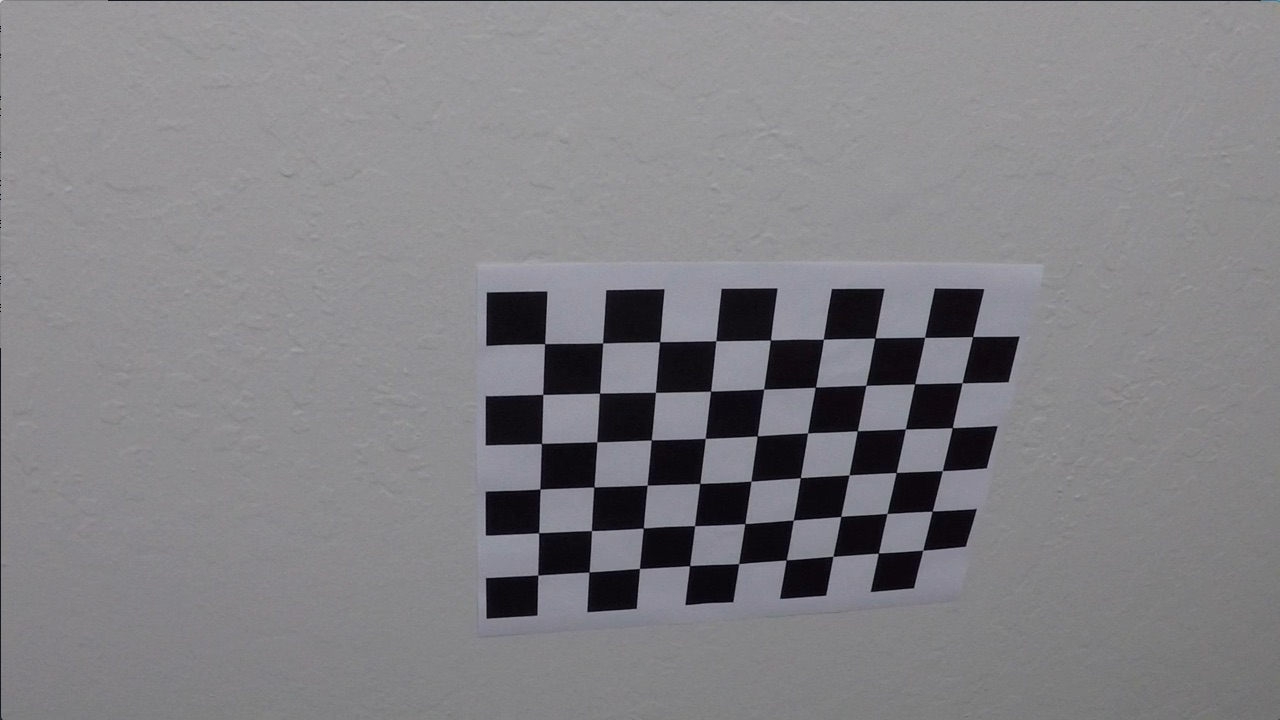
#> input picture camera_cal/calibration10.jpg, 1280 x 720 px; its folder holds only this picture in this run
$ jupyter execute --allow-errors project.ipynb   (shell and % lines are left out)   (older library calls are emulated)
#> lines starting #> are read from the running program, lines starting #| are printed output that depends on the picture
## Advanced Lane Finding Project

The goals / steps of this project are the following:

* Compute the camera calibration matrix and distortion coefficients given a set of chessboard images.
* Apply a distortion correction to raw images.
* Use color transforms, gradients, etc., to create a thresholded binary image.
* Apply a perspective transform to rectify binary image ("birds-eye view").
* Detect lane pixels and fit to find the lane boundary.
* Determine the curvature of the lane and vehicle position with respect to center.
* Warp the detected lane boundaries back onto the original image.
* Output visual display of the lane boundaries and numerical estimation of lane curvature and vehicle position.

## Step by Step process for debugging and illustration

## First, I'll compute the camera calibration using chessboard images

[cell 1]
import numpy as np
import cv2
import glob
import matplotlib.pyplot as plt
from tqdm import tqdm
from Line import *
import random


# prepare object points, like (0,0,0), (1,0,0), (2,0,0) ....,(6,5,0)
objp = np.zeros((6*9,3), np.float32)
objp[:,:2]= np.mgrid[0:9,0:6].T.reshape(-1,2)


# Arrays to store object points and image points from all the images.
objpoints = []# 3d points in real world space
imgpoints = []# 2d points in image plane.

# Make a list of calibration images
images = glob.glob('camera_cal/calibration*.jpg')

test_imgs = []

# camera calibration results
cameraMatrix = None
calibrate = None


# Step through the list and search for chessboard corners
for i, fname in enumerate(tqdm(images)):
    img = cv2.imread(fname)
#> img is the input picture: shape (720, 1280, 3); mean B, G, R 133.1, 129.4, 130.2
    test_imgs.append(img)
    gray = cv2.cvtColor(img,cv2.COLOR_BGR2GRAY)

    # Find the chessboard corners
    ret, corners = cv2.findChessboardCorners(gray, (9,6),None)
#> ret = True; corners = 54 rows, first 8: [545.3, 343.1], [602.7, 342.8], [660.1, 341.3], [715.8, 340.7], [770.6, 340], [823.5, 339.2], [874.3, 338.5], [925.1, 337.4]

    # If found, add object points, image points
    if ret == True:
        objpoints.append(objp)
        imgpoints.append(corners)

# calculate the camera matrix and calibration parameters using all the corners found in the 20 calibration images
retval, cameraMatrix, calibrate, rvecs, tvecs = cv2.calibrateCamera(objpoints, imgpoints, gray.shape[::-1], None, None)
#> retval = 0.68; cameraMatrix = [[1143.7, 0, 681.7], [0, 1109.2, 367.7], [0, 0, 1]]; calibrate = [[-0.515, 2.99, -0.00876, 0.00937, 1.41]]; rvecs = ([0.451, -0.252, 0.0361],); tvecs = ([-2.31, -0.422, 19.12],)

## Step 2. Calculate the Distortion and Undistort the Images

[cell 2]
# This function does all the work required to undistort images
def cal_undistort(img):
    gray = cv2.cvtColor(img,cv2.COLOR_BGR2GRAY)
    undist = cv2.undistort(img, cameraMatrix, calibrate, None, cameraMatrix)
    return undist


# All the codes below in this block are testing codes for the undistort function

# Read in an image
#test_img = test_imgs[0]
test_img = cv2.imread("test_images/test2.jpg")
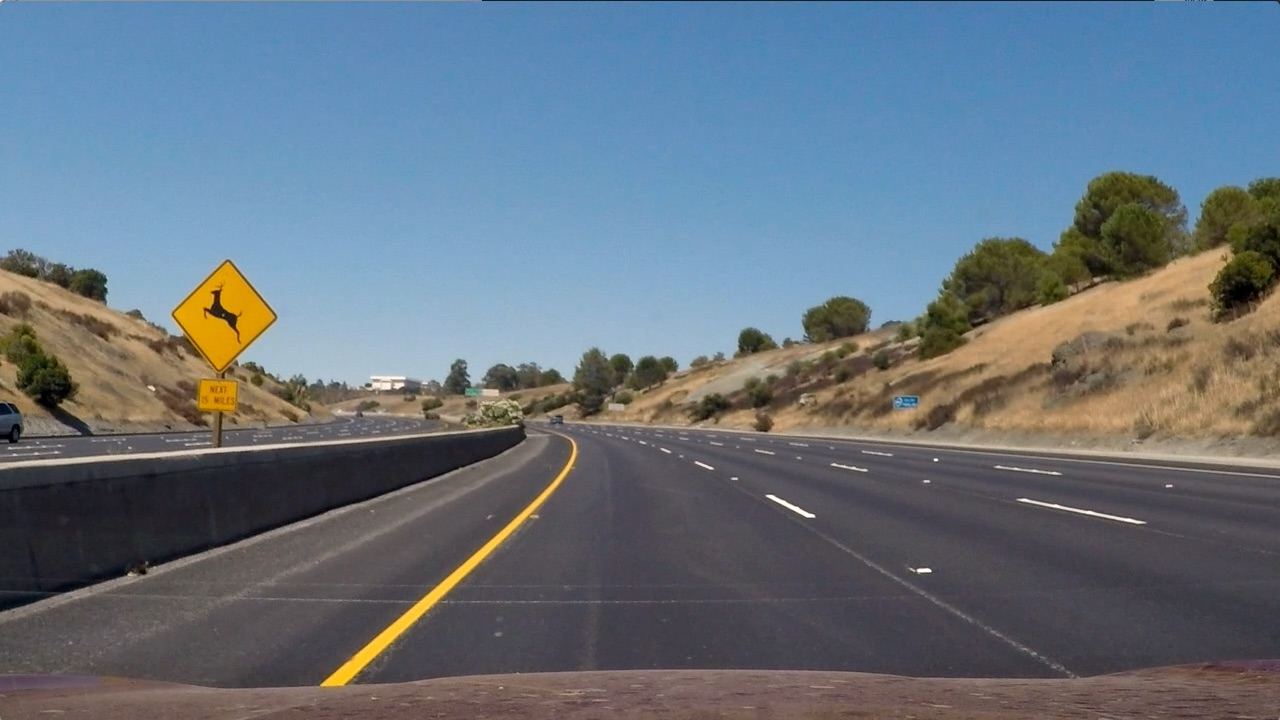
#> input picture test_images/test2.jpg, 1280 x 720 px
#> test_img is the input picture: shape (720, 1280, 3); mean B, G, R 125.5, 114.6, 102.8
test_img = cv2.resize(test_img, (1280, 720))

test_img_chessboard = cv2.imread("camera_cal/calibration1.jpg")


# Jupyter notebook somewhat messed up with the color channel and display the image in BGR
# But the file output is fine
undistorted = cal_undistort(test_img.copy())
cv2.imwrite("output_images/undistortion.jpg",undistorted)
#> (the rest of this cell did not finish here and is left out)

## Step 3. Use gradients to create a thresholded binary image.

[cell 3]
# filter the image using absolute sobel gradient in either x or y axis
def abs_sobel_thresh(img, orient='x', sobel_kernel=3, thresh=(0, 255)):
    # Convert to grayscale
    gray = cv2.cvtColor(img, cv2.COLOR_RGB2GRAY)
    # Apply x or y gradient with the OpenCV Sobel() function
    # and take the absolute value
    if orient == 'x':
        abs_sobel = np.absolute(cv2.Sobel(gray, cv2.CV_64F, 1, 0))
    if orient == 'y':
        abs_sobel = np.absolute(cv2.Sobel(gray, cv2.CV_64F, 0, 1))
    # Rescale back to 8 bit integer
    scaled_sobel = np.uint8(255*abs_sobel/np.max(abs_sobel))
    # Create a copy and apply the threshold
    binary_output = np.zeros_like(scaled_sobel)
    # Here I'm using inclusive (>=, <=) thresholds, but exclusive is ok too
    binary_output[(scaled_sobel >= thresh[0]) & (scaled_sobel <= thresh[1])] = 1

    # Return the result
    return binary_output

[cell 4]
# filter the image using the magnitude of the sobel gradient
def mag_thresh(image, sobel_kernel=3, mag_thresh=(0, 255)):
    # Apply the following steps to img
    # 1) Convert to grayscale
    gray = cv2.cvtColor(image, cv2.COLOR_RGB2GRAY)
    # 2) Take the gradient in x and y separately
    sobelx = cv2.Sobel(gray, cv2.CV_64F, 1, 0, ksize = sobel_kernel)
    sobely = cv2.Sobel(gray, cv2.CV_64F, 0, 1, ksize = sobel_kernel)
    # 3) Calculate the magnitude
    mag = np.sqrt(sobelx**2 + sobely**2)
    # 4) Scale to 8-bit (0 - 255) and convert to type = np.uint8
    scaled_sobel = np.uint8(mag / np.max(mag) * 255)
    # 5) Create a binary mask where mag thresholds are met
    binary_output = np.zeros_like(scaled_sobel)
    binary_output[(scaled_sobel > mag_thresh[0]) & (scaled_sobel < mag_thresh[1])] = 1
    # 6) Return this mask as your binary_output image
    #binary_output = np.copy(img) # Remove this line
    return binary_output

[cell 5]
# filter the image using the direction of the sobel gradient
def dir_threshold(image, sobel_kernel=3, thresh=(0, np.pi/2)):
    # Apply the following steps to img
    # 1) Convert to grayscale
    gray = cv2.cvtColor(image, cv2.COLOR_RGB2GRAY)
    # 2) Take the gradient in x and y separately
    sobelx = cv2.Sobel(gray, cv2.CV_64F, 1, 0, ksize = sobel_kernel)
    sobely = cv2.Sobel(gray, cv2.CV_64F, 0, 1, ksize = sobel_kernel)
    # 3) Take the absolute value of the x and y gradients
    abs_sobelx = np.absolute(sobelx)
    abs_sobely = np.absolute(sobely)
    # 4) Use np.arctan2(abs_sobely, abs_sobelx) to calculate the direction of the gradient
    direction = np.arctan2(abs_sobely, abs_sobelx)
    # 5) Create a binary mask where direction thresholds are met
    binary_output = np.zeros_like(direction)
    binary_output[(direction > thresh[0]) & (direction < thresh[1])] = 1
    # 6) Return this mask as your binary_output image
    #binary_output = np.copy(img) # Remove this line
    return binary_output

[cell 6]
def gradient_threshold(img):
    # Choose a Sobel kernel size
    ksize = 3 # Choose a larger odd number to smooth gradient measurements

    # Apply each of the thresholding functions
    gradx = abs_sobel_thresh(img, orient='x', sobel_kernel=ksize, thresh=(30, 150))
    grady = abs_sobel_thresh(img, orient='y', sobel_kernel=ksize, thresh=(30, 150))
    mag_binary = mag_thresh(img, sobel_kernel=ksize, mag_thresh=(45, 255))
    dir_binary = dir_threshold(img, sobel_kernel=ksize, thresh=(-1.3, 1.3))

    combined = np.zeros_like(dir_binary)
    # Choosing the pixels that are either chosen by both x and y absolute sobel filter,
    # or by both magnitude and directional sobel filters
    combined[((gradx == 1) & (grady == 1)) | ((mag_binary == 1) & (dir_binary == 1))] = 1

    return combined

[cell 7]
# Testing block for sobel image gradient thresholds

#test_img = cv2.imread("test_images/signs_vehicles_xygrad.png")
test_img = cv2.imread("test_images/test6.jpg") # works on straight lines, test 1, 4, 5 needs to be done in color filter
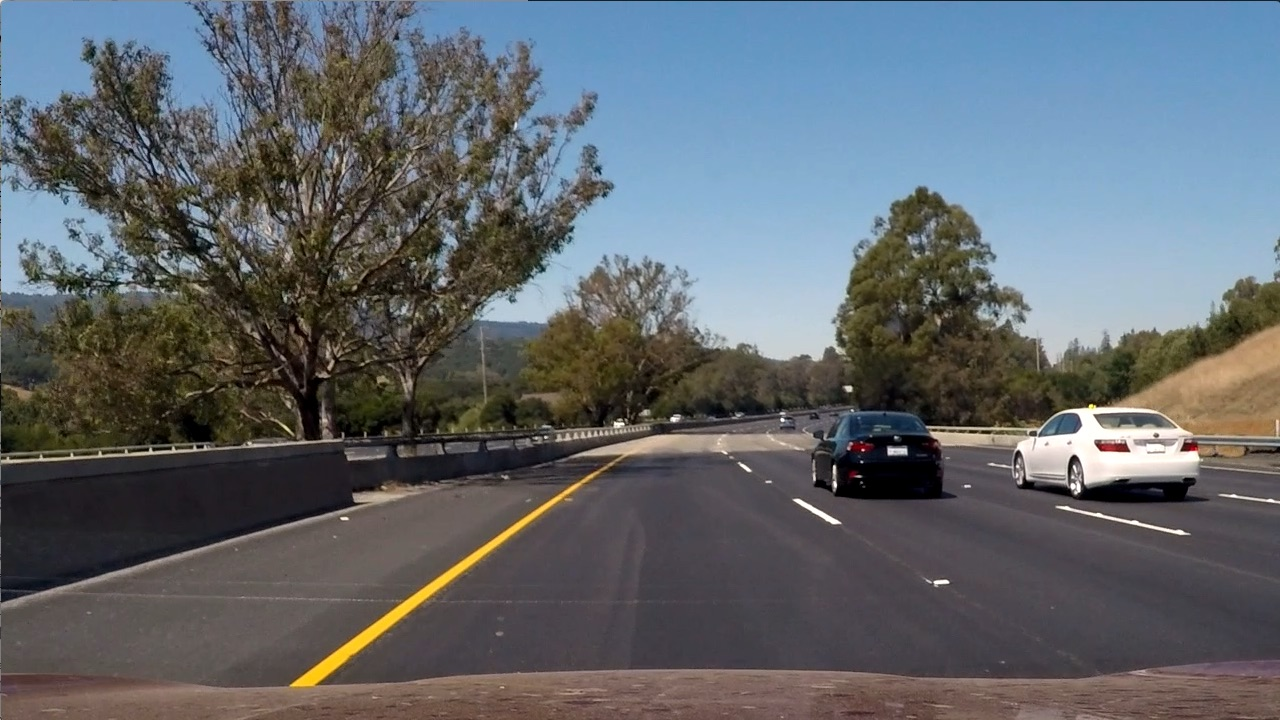
#> input picture test_images/test6.jpg, 1280 x 720 px
#> test_img is the input picture: shape (720, 1280, 3); mean B, G, R 107.9, 102.6, 97
test_img = cv2.resize(test_img, (1280, 720))
test_img = cal_undistort(test_img.copy()) # need to apply step 2 here


combined = gradient_threshold(test_img)
#> in gradient_threshold, `gradx = abs_sobel_thresh(img, orient='x', sobel_kernel=ksize, thresh=(..`:
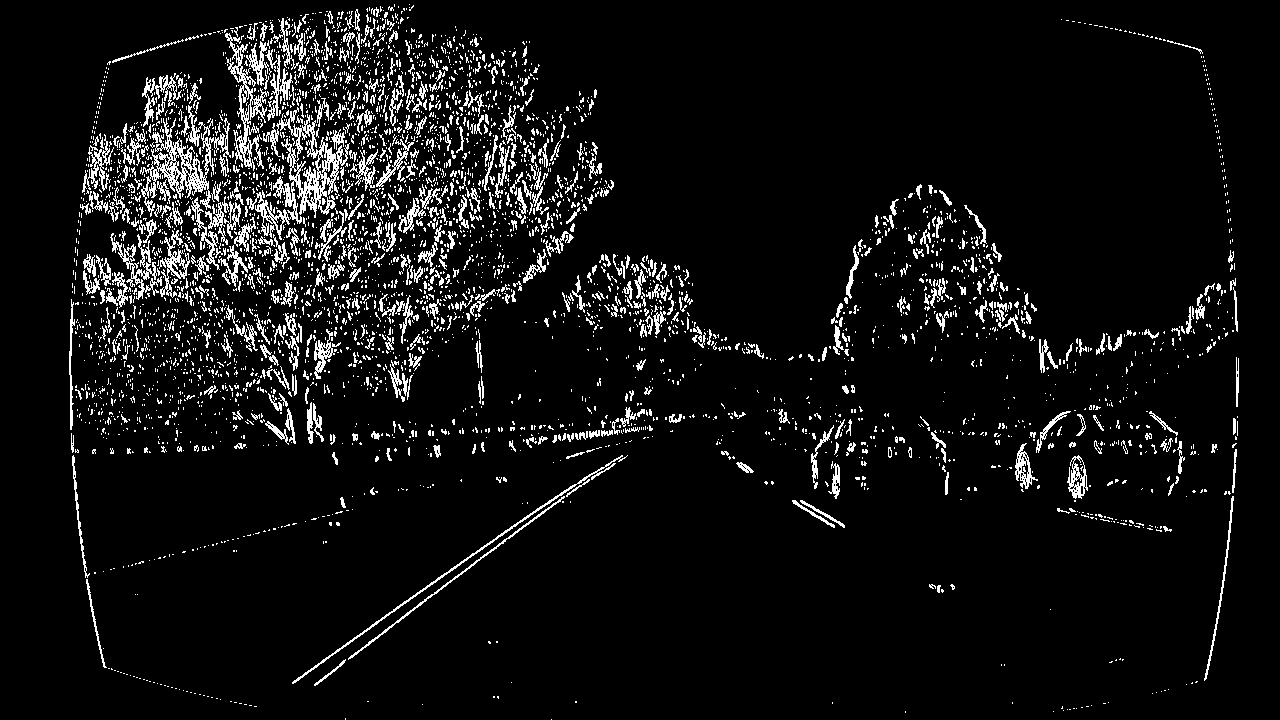
#> gradx: shape (720, 1280); values 0 (black) and 1 (white), 6.9% white in thin lines or dots
#> combined: shape (720, 1280) float64; values 0 (black) and 1 (white), 5.5% white in thin lines or dots

# Plot the result
# Again, this looks weird, but the result is correct
f, (ax1, ax2) = plt.subplots(1, 2, figsize=(24, 9))
f.tight_layout()
ax1.imshow(test_img)
ax1.set_title('Original Image', fontsize=50)
ax2.imshow(combined, cmap='gray')
ax2.set_title('Thresholded Grad. Dir.', fontsize=50)
plt.subplots_adjust(left=0., right=1, top=0.9, bottom=0.)

## Step 4. Use Color Transform to create a thresholded binary image.

[cell 8]
def hls_select(img, s_thresh=(0, 255), l_thresh=(0,255), h_thresh=(0,360)):
    # 1) Convert to HLS color space
    hls = cv2.cvtColor(img, cv2.COLOR_RGB2HLS)
    # 2) Apply a threshold to the S channel
    s = hls[:,:,2]
    l = hls[:,:,1]
    h = hls[:,:,0]
    binary_output = np.zeros_like(s)
    binary_output[(s > s_thresh[0]) & (s <= s_thresh[1]) & (l > l_thresh[0]) & (l <= l_thresh[1]) & (h > h_thresh[0]) & (h <= h_thresh[1])] = 1
    # 3) Return a binary image of threshold result
    #binary_output = np.copy(img) # placeholder line
    return binary_output

def color_filters(img):
    img = hls_select(img, s_thresh=(90, 255), l_thresh=(40,255), h_thresh=(0,360))
    return img

[cell 9]
# Test block
# load image
test_img = cv2.imread("test_images/test2.jpg") # works on straight lines, test 1, 4, 5 needs to be done in color filter
test_img = cv2.resize(test_img, (1280, 720))
# apply step 2
test_img2 = cal_undistort(test_img.copy()) # need to apply step 2 here

# apply step 3
gradient_thresholded = gradient_threshold(test_img2)
#> call 2 of mag_thresh, with sobel_kernel = 3, mag_thresh = (45, 255)
#> in mag_thresh (call 2), `sobely = cv2.Sobel(gray, cv2.CV_64F, 0, 1, ksize = sobel_kernel)`:
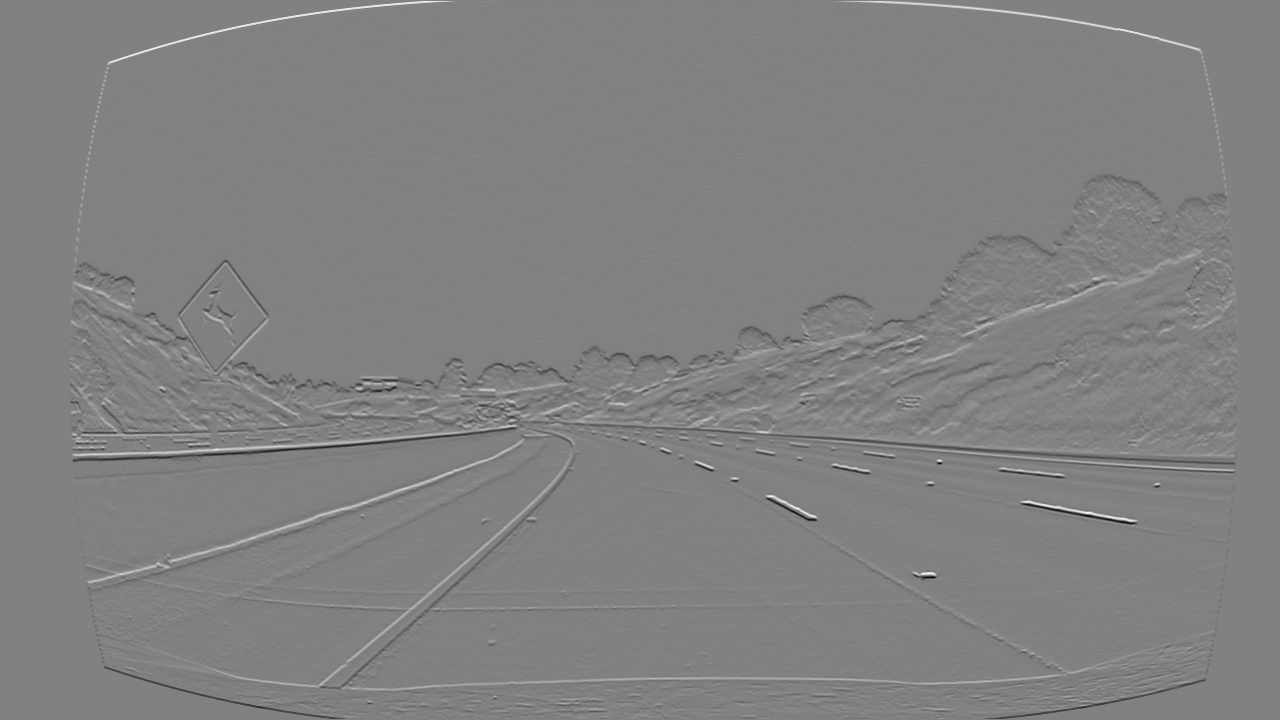
#> sobely: shape (720, 1280) float64; min -727, max 703, mean 0; drawn with min black and max white
#> (the rest of the program and of its run is left out)
